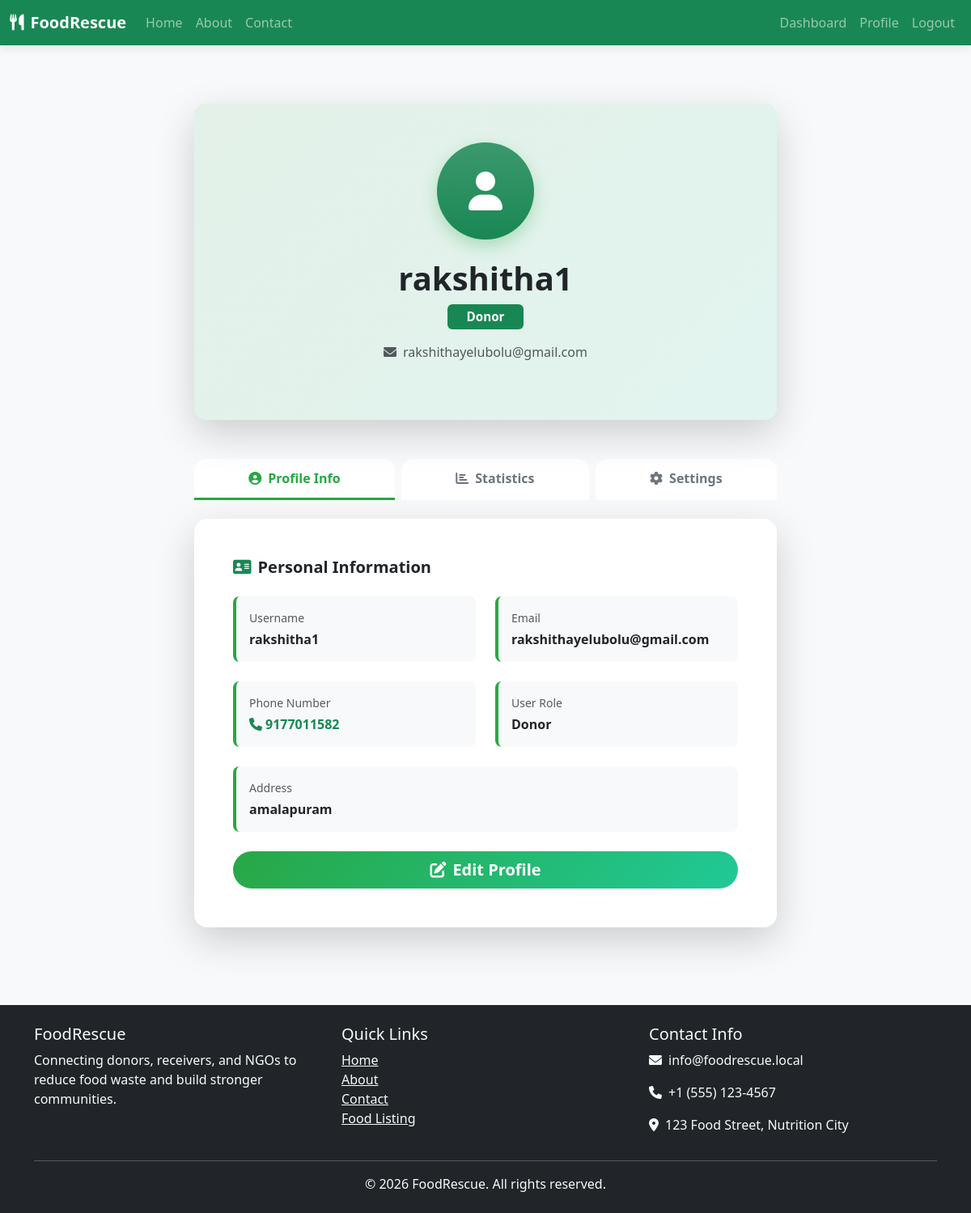
Page /accounts/profile/ (signed in) on the committed database.
### accounts/models.py (models this page shows, shortened)
class CustomUser(AbstractUser):
    ROLE_CHOICES = [
        ('donor', 'Donor'),
        ('receiver', 'Receiver'),
        ('ngo', 'NGO'),
    ]
    role = models.CharField(max_length=20, choices=ROLE_CHOICES, default='receiver')
    phone = models.CharField(max_length=15, blank=True)
    address = models.TextField(blank=True)

### accounts/views.py (the view, shortened to what this page needs)
# urls.py: path('profile/', views.ProfileUpdateView.as_view(), name='profile'),
class ProfileUpdateView(UpdateView):
    model = CustomUser
    form_class = CustomUserChangeForm
    template_name = 'accounts/profile.html'
    success_url = reverse_lazy('profile')
    def get_object(self):
        return self.request.user
    def get_context_data(self, **kwargs):
        context = super().get_context_data(**kwargs)
        user = self.request.user
        context['user'] = user
        if user.role == 'donor':
            food_qs = Food.objects.filter(donor=user)
            context['stat1'] = food_qs.count()
            context['stat2'] = food_qs.filter(is_available=True).count()
            context['stat3'] = FoodRequest.objects.filter(food__donor=user, status='pending').count()
        elif user.role == 'receiver':
            req_qs = FoodRequest.objects.filter(receiver=user)
            context['stat1'] = req_qs.count()
            context['stat2'] = req_qs.filter(status='accepted').count()
            context['stat3'] = req_qs.filter(status='pending').count()
        elif user.role == 'ngo':
            del_qs = Delivery.objects.filter(ngo=user)
            context['stat1'] = del_qs.count()
            context['stat2'] = del_qs.filter(status='delivered').count()
            context['stat3'] = del_qs.exclude(status='delivered').count()
        return context

### accounts/templates/accounts/profile.html (shortened to what this page needs)
{% extends 'base.html' %}
{% block content %}
<div class="container py-5">
    <div class="row mb-5">
        <div class="col-lg-8 mx-auto">
            <div class="profile-header-card card border-0 shadow-lg">
                <div class="card-body p-5">
                    <div class="text-center mb-4">
                        <div class="profile-avatar mb-4">
                            <div class="avatar-circle bg-success bg-gradient">
                                <i class="fas fa-user fa-3x text-white"></i>
                            </div>
                        </div>
                        <h1 class="mb-2 fw-bold">{{ user.get_full_name|default:user.username }}</h1>
                        <p class="text-muted mb-3">
                            <span class="badge bg-success">{{ user.get_role_display }}</span>
                        </p>
                        <p class="text-muted">
                            <i class="fas fa-envelope me-2"></i>{{ user.email }}
                        </p>
                    </div>
                </div>
            </div>
        </div>
    </div>
    <div class="row mb-4">
        <div class="col-lg-8 mx-auto">
            <ul class="nav nav-tabs nav-fill border-bottom-0" role="tablist">
                <li class="nav-item" role="presentation">
                    <button class="nav-link active fw-bold" id="profile-tab" data-bs-toggle="tab"
                            data-bs-target="#profile-content" type="button" role="tab">
                        <i class="fas fa-user-circle me-2"></i>Profile Info
                    </button>
                </li>
                <li class="nav-item" role="presentation">
                    <button class="nav-link fw-bold" id="stats-tab" data-bs-toggle="tab"
                            data-bs-target="#stats-content" type="button" role="tab">
                        <i class="fas fa-chart-bar me-2"></i>Statistics
                    </button>
                </li>
                <li class="nav-item" role="presentation">
                    <button class="nav-link fw-bold" id="settings-tab" data-bs-toggle="tab"
                            data-bs-target="#settings-content" type="button" role="tab">
                        <i class="fas fa-cog me-2"></i>Settings
                    </button>
                </li>
            </ul>
        </div>
    </div>
    <div class="row">
        <div class="col-lg-8 mx-auto">
            <div class="tab-content">
                <div class="tab-pane fade show active" id="profile-content" role="tabpanel">
                    <div class="card border-0 shadow-lg rounded-4">
                        <div class="card-body p-5">
                            <h5 class="card-title fw-bold mb-4">
                                <i class="fas fa-address-card me-2 text-success"></i>Personal Information
                            </h5>
                            <div class="row mb-4">
                                <div class="col-md-6">
                                    <div class="info-item p-3 bg-light rounded-3">
                                        <p class="text-muted small mb-1">Username</p>
                                        <p class="fw-bold mb-0">{{ user.username }}</p>
                                    </div>
                                </div>
                                <div class="col-md-6">
                                    <div class="info-item p-3 bg-light rounded-3">
                                        <p class="text-muted small mb-1">Email</p>
                                        <p class="fw-bold mb-0">{{ user.email }}</p>
                                    </div>
                                </div>
                            </div>
                            <div class="row mb-4">
                                <div class="col-md-6">
                                    <div class="info-item p-3 bg-light rounded-3">
                                        <p class="text-muted small mb-1">Phone Number</p>
                                        <p class="fw-bold mb-0">
                                            {% if user.phone %}
                                                <a href="tel:{{ user.phone }}" class="text-success text-decoration-none">
                                                    <i class="fas fa-phone me-1"></i>{{ user.phone }}
                                                </a>
                                            {% else %}
                                                <span class="text-muted">Not provided</span>
                                            {% endif %}
                                        </p>
                                    </div>
                                </div>
                                <div class="col-md-6">
                                    <div class="info-item p-3 bg-light rounded-3">
                                        <p class="text-muted small mb-1">User Role</p>
                                        <p class="fw-bold mb-0">{{ user.get_role_display }}</p>
                                    </div>
                                </div>
                            </div>
                            <div class="info-item p-3 bg-light rounded-3 mb-4">
                                <p class="text-muted small mb-1">Address</p>
                                <p class="fw-bold mb-0">
                                    {% if user.address %}
                                        {{ user.address }}
                                    {% else %}
                                        <span class="text-muted">Not provided</span>
                                    {% endif %}
                                </p>
                            </div>
                            <a href="#edit-profile" class="btn btn-success btn-lg rounded-pill w-100 fw-bold">
                                <i class="fas fa-edit me-2"></i>Edit Profile
                            </a>
                        </div>
                    </div>
                </div>
            </div>
        </div>
    </div>
</div>
{% endblock %}

### static/css/site.css (style rules this page uses)
body { background: #f8f9fa; color: #2a2f45; font-family: 'Segoe UI', Tahoma, Geneva, Verdana, sans-serif; }
.card { border: none; border-radius: 15px; box-shadow: 0 8px 25px rgba(0,0,0,.1); transition: transform 0.3s ease; }
.btn { border-radius: 25px; }
.profile-header-card { background: linear-gradient(135deg, rgba(40, 167, 69, 0.1), rgba(32, 201, 151, 0.1)); border: 1px solid rgba(40, 167, 69, 0.2); }
.avatar-circle { width: 120px; height: 120px; border-radius: 50%; display: flex; align-items: center; justify-content: center; margin: 0 auto; box-shadow: 0 8px 20px rgba(40, 167, 69, 0.3); }
.nav-tabs { gap: 0.5rem; background: transparent; }
.nav-tabs .nav-link { background: white; border: none; color: #6c757d; border-radius: 15px 15px 0 0 !important; padding: 0.75rem 1.5rem; transition: all 0.3s ease; border-bottom: 3px solid transparent; }
.nav-tabs .nav-link.active { color: #28a745; background: white; border-bottom: 3px solid #28a745 !important; }
.info-item { transition: all 0.3s ease; border-left: 4px solid #28a745; }
.btn-success { background: linear-gradient(135deg, #28a745, #20c997); border: none; transition: all 0.3s ease; }
.badge { padding: 0.5rem 1.5rem; font-weight: 600; font-size: 0.95rem; }

### rows in the picture
CustomUser: get_full_name "rakshitha1", role "Donor", email "rakshithayelubolu@gmail.com", username "rakshitha1", phone "9177011582", address "amalapuram"
